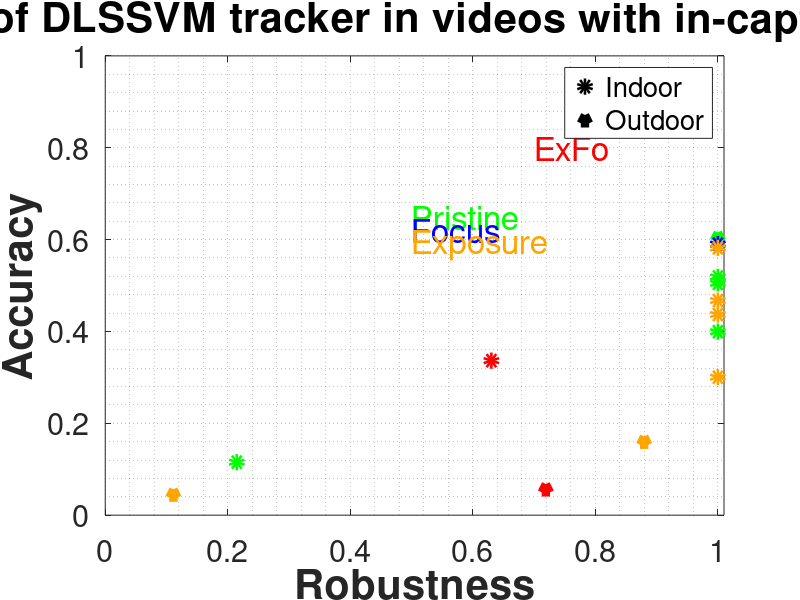

MATLAB code to generate this figure: (Note: this script raises an error after producing the figure.)
clc;
close all
% ExFo_OutFIG_FQ_C3_049.robustness= results.robustness;
% ExFo_OutFIG_FQ_C3_049.accuracy= results.accuracy;
% 
% 
% 
% Exp_OutRK_FQ_C4_046.robustness= results.robustness;
% Exp_OutRK_FQ_C4_046.accuracy= results.accuracy;


%red        ExFo
% blue      Focus
% green     pristine
%naranja      Exp

%o Ind
%^ Out



plot(-1, 0,'ok','LineWidth',6)
hold on
plot(-1, 0,'^k','LineWidth',6)

%001Pri_IndPW_FQ_C4
plot(1, 0.5187,'og','LineWidth',6)
%049ExFo_OutFIG_FQ_C3_results
plot(0.7192, 0.0587,'^r','LineWidth',6)
%046Exp_OutRK_FQ_C4_results
plot(0.1113, 0.0471,'^','Color',[255/255 165/255 0/255],'LineWidth',6)
%043Exp_OutFIG_FQ_C3_results
plot(0.8797, 0.1624,'^','Color',[255/255 165/255 0/255],'LineWidth',6)
%041Pri_OutRK_FQ_C4_results
plot(1, 0.6065,'^g','LineWidth',6)
%034Fo_IndPW_MQ_C4_results
plot(1, 0.5902,'ob','LineWidth',6)
%020ExFo_IndPW_FQ_C3_results
plot(0.6303, 0.3364,'or','LineWidth',6)
%009Exp_IndLPP_FQ_C4_results
plot(1, 0.4673,'o','Color',[255/255 165/255 0/255],'LineWidth',6)
%008Exp_IndPO_FQ_C4_results
plot(1, 0.3004,'o','Color',[255/255 165/255 0/255],'LineWidth',6)
%007Exp_IndPR_FQ_C4_results
plot(1, 0.4369,'o','Color',[255/255 165/255 0/255],'LineWidth',6)
%006Exp_IndPW_FQ_C4_results
plot(1, 0.5818,'o','Color',[255/255 165/255 0/255],'LineWidth',6)
%005Pri_IndPO_FQ_C4_results
plot(1, 0.5046,'og','LineWidth',6)
%004Pri_IndPR_FQ_C4_results
plot(0.2147, 0.1153,'og','LineWidth',6)
%003Pri_IndLPP_FQ_C4_results
plot(1, 0.3994,'og','LineWidth',6)


axis([0 1.01 0 1])
set(gca,'FontSize',22)
title ('Performance of DLSSVM tracker in videos with in-capture distortions','FontSize',30,'FontWeight','bold')
grid minor
xlabel('Robustness','FontSize',30,'FontWeight','bold');
ylabel ('Accuracy','FontSize',30,'FontWeight','bold');

text(0.7,0.8,'ExFo','Color','red','FontSize',24)
text(0.5,0.65,'Pristine','Color','green','FontSize',24)
text(0.5,0.62,'Focus','Color','blue','FontSize',24)
text(0.5,0.59,'Exposure','Color',[255/255 165/255 0/255],'FontSize',24)


lgd=legend ({'Indoor','Outdoor'});
lgd.FontSize = 24;
set(lgd,'location','best')